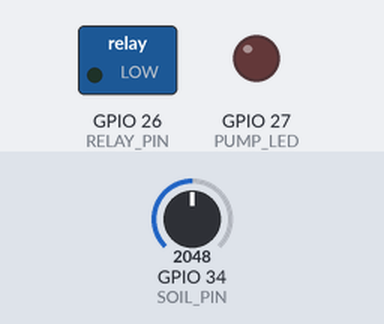
Bench run of a sketch on a simulated ESP32. Parts: switched loads named in the sketch (green lamp = pin HIGH), output pins drawn as LEDs (lit = HIGH). Inputs (shaded band) come from the test bench; at power-on: GPIO 34 (SOIL_PIN) = 2048. WiFi joins after 1.5 s; servers stay silent unless stated; what the sketch prints to the serial monitor is not drawn.

Above: at 2.7 s.
2.8 s: GPIO 34 (SOIL_PIN) set to 1298
4.7 s: GPIO 34 (SOIL_PIN) set to 1169
At 6.0 s:
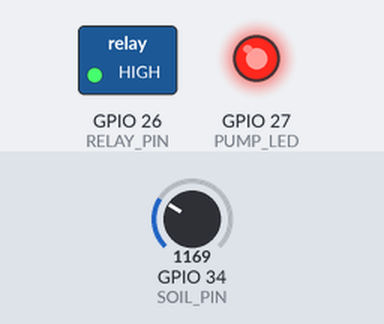
Timing chart, 0 to 7.7 s (numbered marks = the images above; inputs shaded):
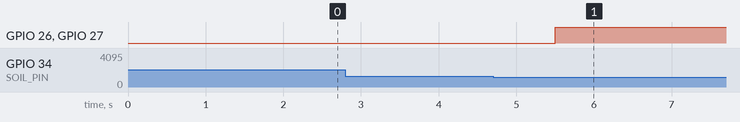

Measured:
- the behaviour switches between 1229 and 1228 on GPIO 34 (SOIL_PIN) (found by bisection; images 0 and 1)
- after the input at 2.8 s, every drawn part: stays the same
- after the input at 4.7 s, GPIO 26 (RELAY_PIN), GPIO 27 (PUMP_LED): LOW → HIGH after 0.80 s

The sketch:

sketch.ino
```cpp
#include <WiFi.h>
#include <HTTPClient.h>

// ---------- Wi-Fi (Wokwi simulated network) ----------
const char* ssid     = "Wokwi-GUEST";
const char* password = "";

// ---------- ThingSpeak ----------
String apiKey = "YOUR_WRITE_API_KEY";  // paste your Write API Key
String server = "http://api.thingspeak.com/update";

// ---------- Pins ----------
#define SOIL_PIN   34   // Analog input (potentiometer = soil sensor)
#define RELAY_PIN  26   // Relay module control
#define PUMP_LED   27   // LED showing pump state

// ---------- Thresholds ----------
// Soil moisture % = mapped from ADC (0-4095)
// Below DRY_LIMIT  -> soil too dry  -> pump ON
// Above WET_LIMIT  -> soil wet enough -> pump OFF
// Gap between them (hysteresis) prevents rapid ON/OFF switching
const int DRY_LIMIT = 30;   // % moisture
const int WET_LIMIT = 60;   // % moisture

bool pumpState = false;
unsigned long lastUpload = 0;
const unsigned long uploadInterval = 20000; // ThingSpeak free tier: min 15 s

void setup() {
  Serial.begin(115200);
  pinMode(RELAY_PIN, OUTPUT);
  pinMode(PUMP_LED, OUTPUT);
  digitalWrite(RELAY_PIN, LOW);
  digitalWrite(PUMP_LED, LOW);

  Serial.print("Connecting to Wi-Fi");
  WiFi.begin(ssid, password);
  while (WiFi.status() != WL_CONNECTED) {
    delay(500);
    Serial.print(".");
  }
  Serial.println("\nWi-Fi connected!");
}

int readMoisturePercent() {
  int raw = analogRead(SOIL_PIN);            // 0 - 4095
  // Pot at max = wet (100%), pot at min = dry (0%)
  int percent = map(raw, 0, 4095, 0, 100);
  return constrain(percent, 0, 100);
}

void setPump(bool on) {
  pumpState = on;
  digitalWrite(RELAY_PIN, on ? HIGH : LOW);
  digitalWrite(PUMP_LED, on ? HIGH : LOW);
}

void loop() {
  int moisture = readMoisturePercent();

  // ----- Control logic with hysteresis -----
  if (moisture < DRY_LIMIT && !pumpState) {
    setPump(true);
    Serial.println(">> Soil DRY: Pump ON");
  } else if (moisture > WET_LIMIT && pumpState) {
    setPump(false);
    Serial.println(">> Soil WET: Pump OFF");
  }

  Serial.print("Moisture: ");
  Serial.print(moisture);
  Serial.print("%  | Pump: ");
  Serial.println(pumpState ? "ON" : "OFF");

  // ----- Upload to ThingSpeak every 20 s -----
  if (millis() - lastUpload >= uploadInterval) {
    lastUpload = millis();
    if (WiFi.status() == WL_CONNECTED) {
      HTTPClient http;
      String url = server + "?api_key=" + apiKey +
                   "&field1=" + String(moisture) +
                   "&field2=" + String(pumpState ? 1 : 0);
      http.begin(url);
      int code = http.GET();
      Serial.print("ThingSpeak response: ");
      Serial.println(code);   // 200 = success
      http.end();
    }
  }
  delay(1000);
}
```
